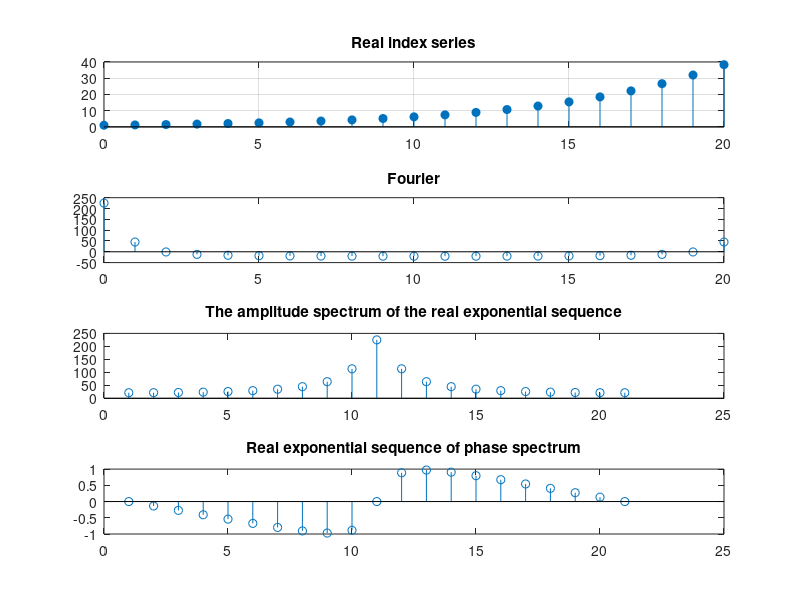

The MATLAB source for this figure:

clear;

n=0:20;
a=1.2;
x=a.^n;

subplot(4,1,1);
stem(n,x,'fill');
grid on;
title('Real index series');

subplot(4,1,2);
Xf=fft(x);
stem(n,Xf);
title('Fourier');


k=-10:10;
X=x*(exp(-j*pi/10)).^(n'*k);
magX=abs(X);
subplot(4,1,3);
stem(magX);
title('The amplitude spectrum of the real exponential sequence');  

angX=angle(X);
subplot(4,1,4);
stem(angX) ;
title ('Real exponential sequence of phase spectrum');